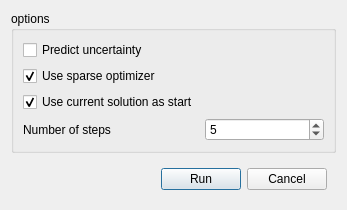
<?xml version="1.0" encoding="UTF-8"?>
<ui version="4.0">
 <class>StereoVisionApp::SparseSolverConfigDialog</class>
 <widget class="QDialog" name="StereoVisionApp::SparseSolverConfigDialog">
  <property name="geometry">
   <rect>
    <x>0</x>
    <y>0</y>
    <width>347</width>
    <height>204</height>
   </rect>
  </property>
  <property name="sizePolicy">
   <sizepolicy hsizetype="Preferred" vsizetype="Minimum">
    <horstretch>0</horstretch>
    <verstretch>0</verstretch>
   </sizepolicy>
  </property>
  <property name="windowTitle">
   <string>Dialog</string>
  </property>
  <layout class="QVBoxLayout" name="verticalLayout">
   <item>
    <widget class="QGroupBox" name="groupBox">
     <property name="title">
      <string>options</string>
     </property>
     <layout class="QFormLayout" name="formLayout">
      <item row="4" column="1">
       <widget class="QSpinBox" name="nStepSpinBoxpinBox">
        <property name="minimum">
         <number>1</number>
        </property>
        <property name="maximum">
         <number>999</number>
        </property>
        <property name="value">
         <number>5</number>
        </property>
       </widget>
      </item>
      <item row="4" column="0">
       <widget class="QLabel" name="label">
        <property name="text">
         <string>Number of steps</string>
        </property>
       </widget>
      </item>
      <item row="2" column="0" colspan="2">
       <widget class="QCheckBox" name="useSparseOptimizerCheckBox">
        <property name="text">
         <string>Use sparse optimizer</string>
        </property>
        <property name="checked">
         <bool>true</bool>
        </property>
       </widget>
      </item>
      <item row="0" column="0" colspan="2">
       <widget class="QCheckBox" name="predictUncertaintyCheckBox">
        <property name="text">
         <string>Predict uncertainty</string>
        </property>
        <property name="checked">
         <bool>false</bool>
        </property>
       </widget>
      </item>
      <item row="3" column="0">
       <widget class="QCheckBox" name="initWithCurrentSolCheckBox">
        <property name="text">
         <string>Use current solution as start</string>
        </property>
        <property name="checked">
         <bool>true</bool>
        </property>
       </widget>
      </item>
     </layout>
    </widget>
   </item>
   <item>
    <widget class="QWidget" name="widget" native="true">
     <layout class="QHBoxLayout" name="horizontalLayout">
      <item>
       <spacer name="horizontalSpacer">
        <property name="orientation">
         <enum>Qt::Horizontal</enum>
        </property>
        <property name="sizeHint" stdset="0">
         <size>
          <width>40</width>
          <height>20</height>
         </size>
        </property>
       </spacer>
      </item>
      <item>
       <widget class="QPushButton" name="RunButton">
        <property name="text">
         <string>Run</string>
        </property>
       </widget>
      </item>
      <item>
       <widget class="QPushButton" name="cancelButton">
        <property name="text">
         <string>Cancel</string>
        </property>
       </widget>
      </item>
     </layout>
    </widget>
   </item>
  </layout>
 </widget>
 <resources/>
 <connections>
  <connection>
   <sender>useSparseOptimizerCheckBox</sender>
   <signal>toggled(bool)</signal>
   <receiver>predictUncertaintyCheckBox</receiver>
   <slot>setEnabled(bool)</slot>
   <hints>
    <hint type="sourcelabel">
     <x>128</x>
     <y>73</y>
    </hint>
    <hint type="destinationlabel">
     <x>128</x>
     <y>47</y>
    </hint>
   </hints>
  </connection>
 </connections>
</ui>
